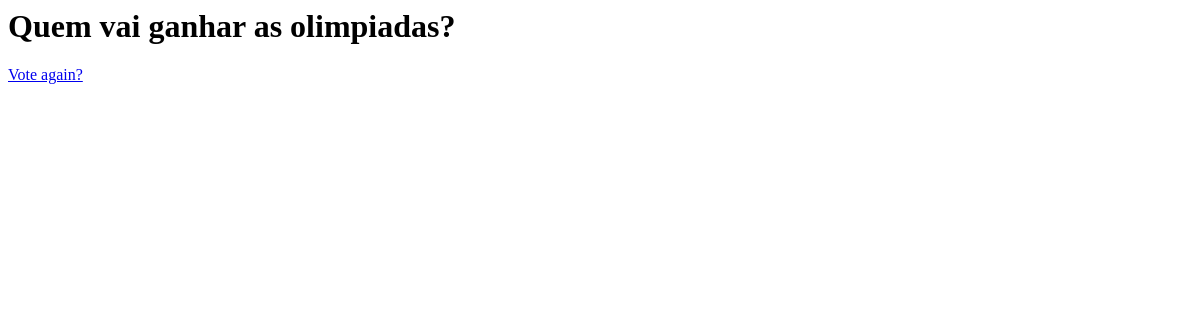
The page /polls/2/results/ on the database as committed earlier.
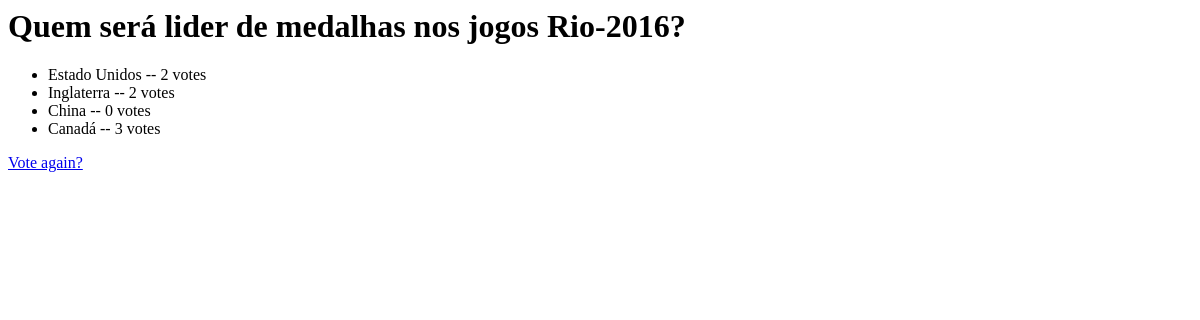
The same page on the database as committed later.
### polls/models.py (models this page shows, shortened)
class Question(models.Model):
    question_text = models.CharField(max_length=200)
    pub_date = models.DateTimeField('date published')
    def was_published_recently(self):
        now = timezone.now()
        return now - datetime.timedelta(days=1) <= self.pub_date <= now
    was_published_recently.admin_order_field = 'pub_date'
    was_published_recently.boolean = True
    was_published_recently.short_description = 'Published recently?'

class Choice(models.Model):
    question = models.ForeignKey(Question, on_delete=models.CASCADE)
    choice_text = models.CharField(max_length=200)
    votes = models.IntegerField(default=0)

### polls/views.py (the view)
# urls.py: url(r'^(?P<pk>[0-9]+)/results/$', views.ResultsView.as_view(), name='results'),
class ResultsView(generic.DetailView):
    model = Question
    template_name = 'polls/results.html'

### polls/templates/polls/results.html
<h1>{{ question.question_text }}</h1>
<ul>
{% for choice in question.choice_set.all %}
    <li>{{ choice.choice_text }} -- {{ choice.votes }} vote{{ choice.votes|pluralize }}</li>
{% endfor %}
</ul>
<a href="{% url 'polls:detail' question.id %}">Vote again?</a>

Rows that differ between the two databases and show on the page:
changed Question: question_text "Quem vai ganhar as olimpiadas?" → "Quem será lider de medalhas nos jogos Rio-2016?"
added Choice: choice_text "Estado Unidos", votes "2"
added Choice: choice_text "Inglaterra", votes "2"
added Choice: choice_text "China", votes "0"
added Choice: choice_text "Canadá", votes "3"
